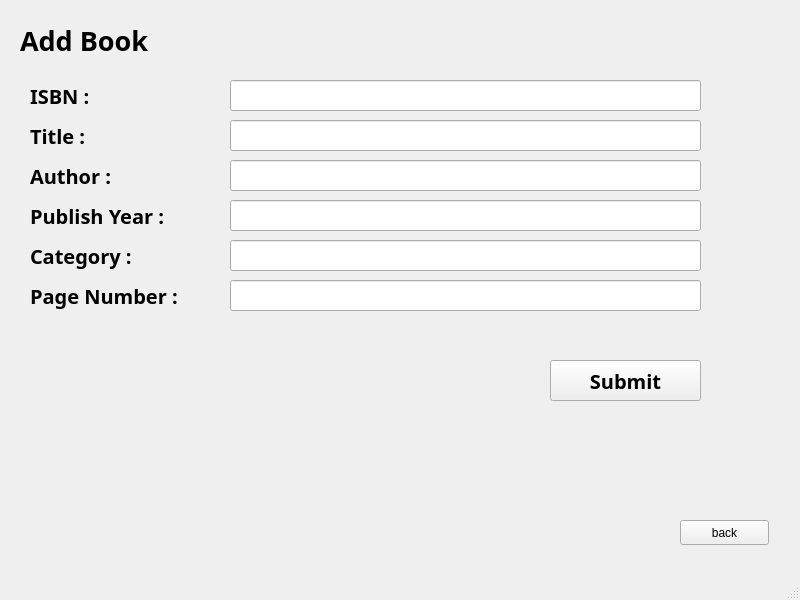
<?xml version="1.0" encoding="UTF-8"?>
<ui version="4.0">
 <class>BookAdditionWindow</class>
 <widget class="QMainWindow" name="BookAdditionWindow">
  <property name="geometry">
   <rect>
    <x>0</x>
    <y>0</y>
    <width>800</width>
    <height>600</height>
   </rect>
  </property>
  <property name="windowTitle">
   <string>MainWindow</string>
  </property>
  <widget class="QWidget" name="centralwidget">
   <widget class="QLabel" name="label">
    <property name="geometry">
     <rect>
      <x>20</x>
      <y>20</y>
      <width>341</width>
      <height>41</height>
     </rect>
    </property>
    <property name="font">
     <font>
      <family>Umpush</family>
      <pointsize>20</pointsize>
      <weight>75</weight>
      <bold>true</bold>
     </font>
    </property>
    <property name="text">
     <string>Add Book</string>
    </property>
   </widget>
   <widget class="QPushButton" name="button_back">
    <property name="geometry">
     <rect>
      <x>680</x>
      <y>520</y>
      <width>89</width>
      <height>25</height>
     </rect>
    </property>
    <property name="text">
     <string>back</string>
    </property>
   </widget>
   <widget class="QLineEdit" name="text_title">
    <property name="geometry">
     <rect>
      <x>230</x>
      <y>120</y>
      <width>471</width>
      <height>31</height>
     </rect>
    </property>
   </widget>
   <widget class="QLineEdit" name="text_publishyear">
    <property name="geometry">
     <rect>
      <x>230</x>
      <y>200</y>
      <width>471</width>
      <height>31</height>
     </rect>
    </property>
   </widget>
   <widget class="QLineEdit" name="text_pagenumber">
    <property name="geometry">
     <rect>
      <x>230</x>
      <y>280</y>
      <width>471</width>
      <height>31</height>
     </rect>
    </property>
    <property name="echoMode">
     <enum>QLineEdit::Normal</enum>
    </property>
   </widget>
   <widget class="QLineEdit" name="text_isbn">
    <property name="geometry">
     <rect>
      <x>230</x>
      <y>80</y>
      <width>471</width>
      <height>31</height>
     </rect>
    </property>
   </widget>
   <widget class="QLineEdit" name="text_author">
    <property name="geometry">
     <rect>
      <x>230</x>
      <y>160</y>
      <width>471</width>
      <height>31</height>
     </rect>
    </property>
   </widget>
   <widget class="QLabel" name="label_2">
    <property name="geometry">
     <rect>
      <x>30</x>
      <y>80</y>
      <width>151</width>
      <height>31</height>
     </rect>
    </property>
    <property name="font">
     <font>
      <family>Umpush</family>
      <pointsize>15</pointsize>
      <weight>75</weight>
      <bold>true</bold>
      <kerning>true</kerning>
     </font>
    </property>
    <property name="text">
     <string>ISBN :</string>
    </property>
   </widget>
   <widget class="QLabel" name="label_5">
    <property name="geometry">
     <rect>
      <x>30</x>
      <y>160</y>
      <width>151</width>
      <height>31</height>
     </rect>
    </property>
    <property name="font">
     <font>
      <family>Umpush</family>
      <pointsize>15</pointsize>
      <weight>75</weight>
      <bold>true</bold>
      <kerning>true</kerning>
     </font>
    </property>
    <property name="text">
     <string>Author :</string>
    </property>
   </widget>
   <widget class="QLabel" name="label_6">
    <property name="geometry">
     <rect>
      <x>30</x>
      <y>240</y>
      <width>151</width>
      <height>31</height>
     </rect>
    </property>
    <property name="font">
     <font>
      <family>Umpush</family>
      <pointsize>15</pointsize>
      <weight>75</weight>
      <bold>true</bold>
      <kerning>true</kerning>
     </font>
    </property>
    <property name="text">
     <string>Category :</string>
    </property>
   </widget>
   <widget class="QPushButton" name="button_submit">
    <property name="geometry">
     <rect>
      <x>550</x>
      <y>360</y>
      <width>151</width>
      <height>41</height>
     </rect>
    </property>
    <property name="font">
     <font>
      <family>Umpush</family>
      <pointsize>15</pointsize>
      <weight>75</weight>
      <bold>true</bold>
      <kerning>true</kerning>
     </font>
    </property>
    <property name="cursor">
     <cursorShape>ArrowCursor</cursorShape>
    </property>
    <property name="text">
     <string>Submit</string>
    </property>
   </widget>
   <widget class="QLabel" name="label_7">
    <property name="geometry">
     <rect>
      <x>30</x>
      <y>280</y>
      <width>181</width>
      <height>31</height>
     </rect>
    </property>
    <property name="font">
     <font>
      <family>Umpush</family>
      <pointsize>15</pointsize>
      <weight>75</weight>
      <bold>true</bold>
      <kerning>true</kerning>
     </font>
    </property>
    <property name="text">
     <string>Page Number :</string>
    </property>
   </widget>
   <widget class="QLineEdit" name="text_category">
    <property name="geometry">
     <rect>
      <x>230</x>
      <y>240</y>
      <width>471</width>
      <height>31</height>
     </rect>
    </property>
    <property name="echoMode">
     <enum>QLineEdit::Normal</enum>
    </property>
   </widget>
   <widget class="QLabel" name="label_4">
    <property name="geometry">
     <rect>
      <x>30</x>
      <y>200</y>
      <width>151</width>
      <height>31</height>
     </rect>
    </property>
    <property name="font">
     <font>
      <family>Umpush</family>
      <pointsize>15</pointsize>
      <weight>75</weight>
      <bold>true</bold>
      <kerning>true</kerning>
     </font>
    </property>
    <property name="text">
     <string>Publish Year :</string>
    </property>
   </widget>
   <widget class="QLabel" name="label_3">
    <property name="geometry">
     <rect>
      <x>30</x>
      <y>120</y>
      <width>151</width>
      <height>31</height>
     </rect>
    </property>
    <property name="font">
     <font>
      <family>Umpush</family>
      <pointsize>15</pointsize>
      <weight>75</weight>
      <bold>true</bold>
      <kerning>true</kerning>
     </font>
    </property>
    <property name="text">
     <string>Title :</string>
    </property>
   </widget>
  </widget>
  <widget class="QStatusBar" name="statusbar"/>
 </widget>
 <resources/>
 <connections/>
</ui>
